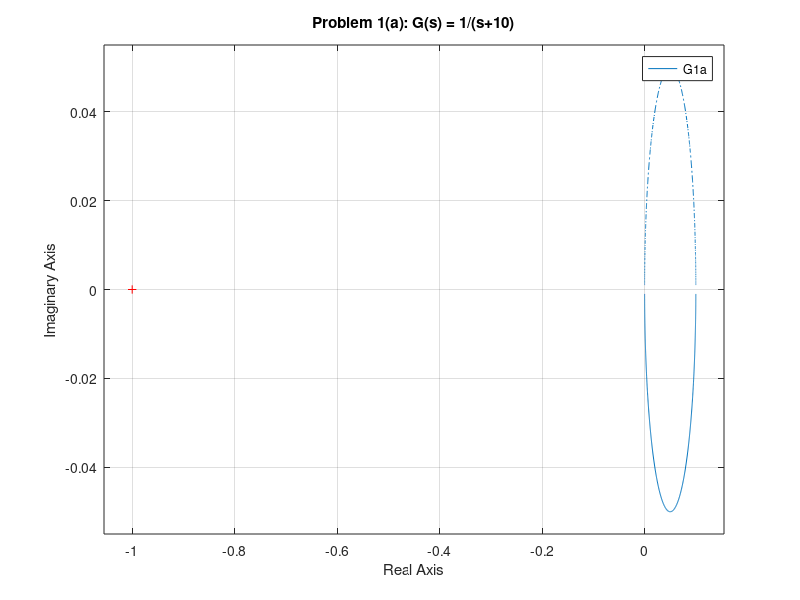
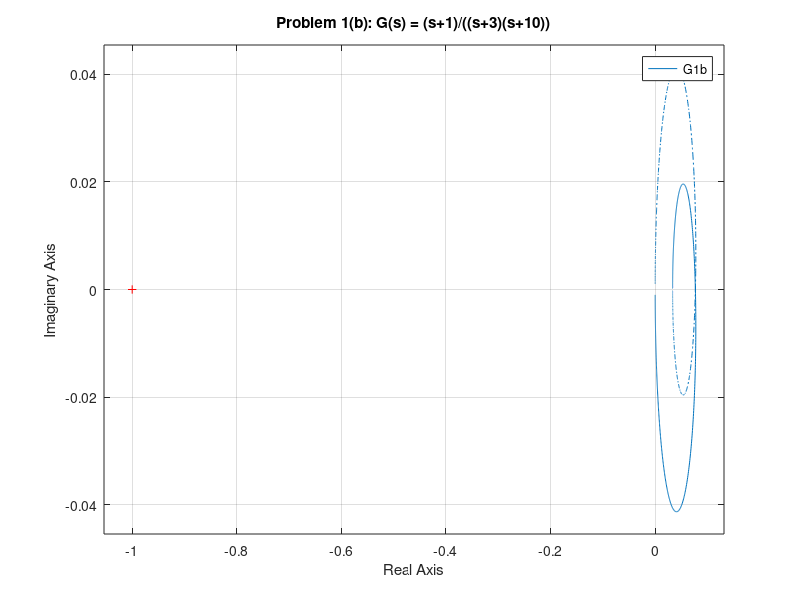

The MATLAB script that drew these images, in order: (Note: this script raises an error after producing the figures.)
%% MAE 171 
% Homework 4 
% Adela Reyes


%% Problem 1

clear, clc ;
s = tf('s');

% a)
G1a = 1/(s+10);

figure;
nyquist(G1a)
grid on
title('Problem 1(a): G(s) = 1/(s+10)')

% b)
G1b = (s+1)/((s+3)*(s+10));

figure;
nyquist(G1b)
grid on
title('Problem 1(b): G(s) = (s+1)/((s+3)(s+10))')

% c)
G1c = (1/s)*exp(-2*s);

figure;
nyquist(G1c)
grid on
title('Problem 1(c): G(s) = (1/s)e^{-2s}')

%% Problem 2

% a)
G2a = (s+2)/(s+10);

figure;
nyquist(G2a)
grid on
title('Problem 2(a): G(s) = (s+2)/(s+10)')

% b) 
G2b = 1/((s+10)*(s+2)^2);

figure;
nyquist(G2b)
grid on
title('Problem 2(b): G(s) = 1/((s+10)(s+2)^2)')


% c)
G2c = ((s+10)*(s+1))/((s+100)*(s+2)^3);

figure;
nyquist(G2c)
grid on
title('Problem 2(c): G(s) = ((s+10)(s+1))/((s+100)(s+2)^3)')
